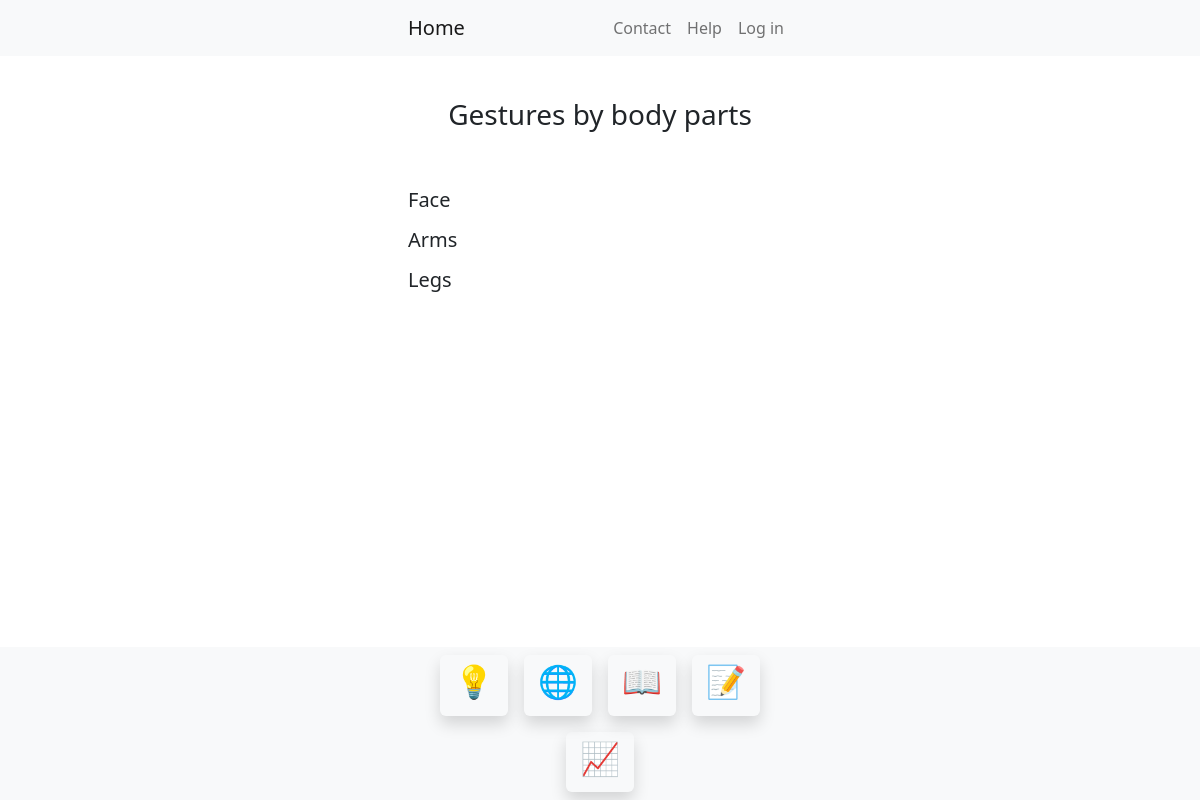
Before: /body_parts/ with the older database file.
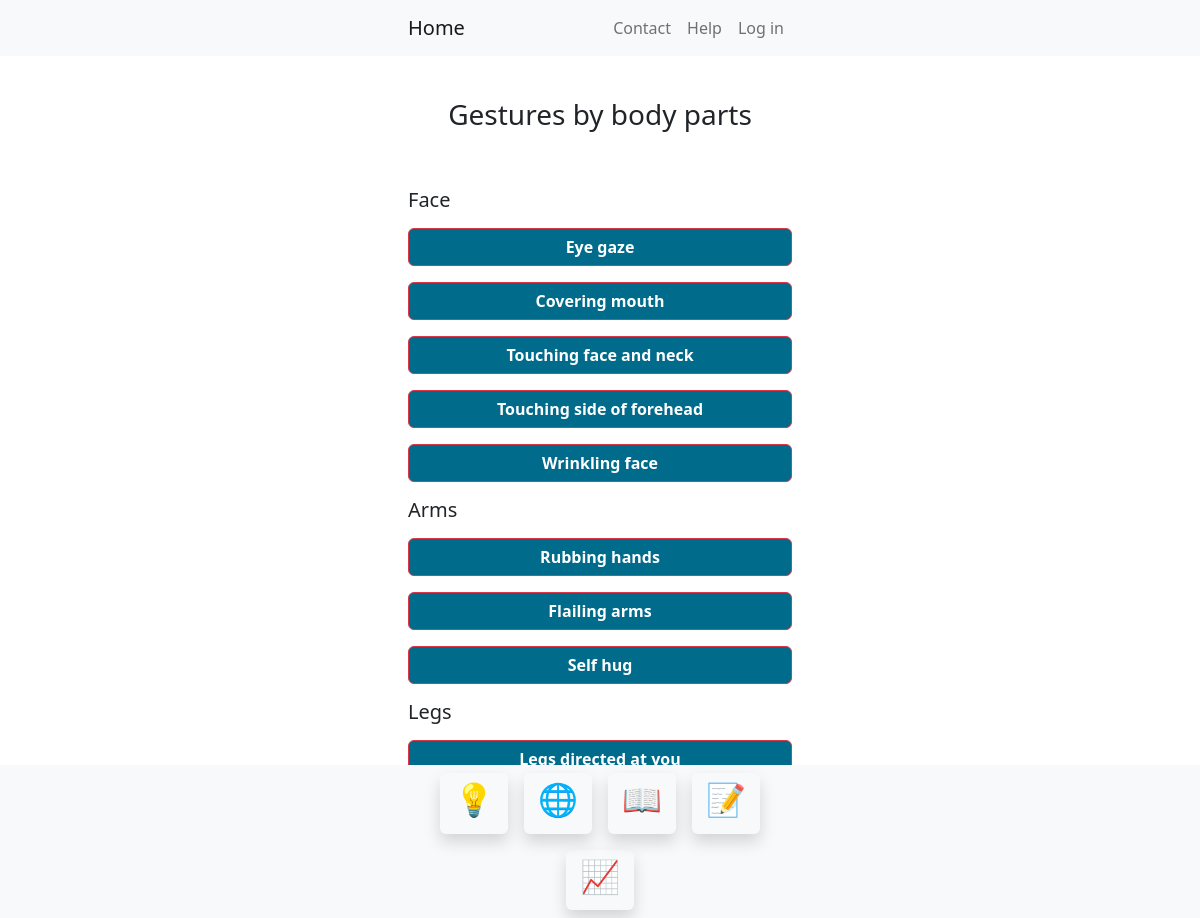
After: the same page with the newer database file.
### BodyLanguage/models.py (models this page shows, shortened)
class Gesture(models.Model):
    user = models.ForeignKey(User, on_delete=models.CASCADE)
    gesture = models.CharField(max_length=50)
    category = models.CharField(max_length=50)
    image = models.ImageField(upload_to="images/")
    meaning = models.ManyToManyField(Meaning)  # meaning of gesture
    context = models.ManyToManyField(Context, blank=True)  # optional context
    behaviour = models.ManyToManyField(Behaviour, blank=True)  # optional behaviour
    male = models.BooleanField()
    female = models.BooleanField()
    adult = models.BooleanField()
    child = models.BooleanField()

### BodyLanguage/views.py (the view)
# urls.py: path('body_parts/', body_parts, name="body_parts"),
def body_parts(request):
    face = Gesture.objects.filter(category="face").all()
    arms = Gesture.objects.filter(category="arms").all()
    legs = Gesture.objects.filter(category="legs").all()
    context = {"face": face, "arms": arms, "legs": legs}
    return render(request, "body_parts.html", context=context)

### templates/body_parts.html (shortened to what this page needs)
<!DOCTYPE html>
<html lang="en">
<head>
    {% include "dependencies.html" %}
</head>
<body>
{% include "navbar.html" %}
<div class="row justify-content-center mb-4" id="content">
    <div class="col-4 mb-4">
        <h3 class="my-5 text-center">Gestures by body parts</h3>
        <div class="d-grid gap-2-auto">
            <div>
                <h5 class="my-2">Face</h5>
                <div class="d-grid gap-2-auto">
                    {% for f in face %}
                        <button class="my-2 btn btn-danger text-white" style="background-color: #006b8b"
                                onclick="toggleGesture('{{ f.id }}')"><b>{{ f.gesture }}</b></button>
                    {% endfor %}
                </div>
            </div>
                    <div>
                <h5 class="my-2">Arms</h5>
                <div class="d-grid gap-2-auto">
                    {% for arm in arms %}
                        <button class="my-2 btn btn-danger text-white" style="background-color: #006b8b"
                                onclick="toggleGesture('{{ arm.id }}')"><b>{{ arm.gesture }}</b></button>
                    {% endfor %}
                </div>
            </div>
                    <div>
                <h5 class="my-2">Legs</h5>
                <div class="d-grid gap-2-auto">
                    {% for leg in legs %}
                        <button class="my-2 btn btn-danger text-white" style="background-color: #006b8b"
                                onclick="toggleGesture('{{ leg.id }}')"><b>{{ leg.gesture }}</b></button>
                    {% endfor %}
                </div>
            </div>
        </div>
    </div>
</div>
{% include "footer.html" %}
</body>
</html>

### templates/dependencies.html (shortened to what this page needs)
<link href="https://cdn.jsdelivr.net/npm/bootstrap@5.2.0/dist/css/bootstrap.min.css" rel="stylesheet">

### templates/navbar.html
<nav class="row justify-content-center navbar navbar-expand-lg navbar-light bg-light fixed-top">
    <div class="container-fluid col-4">
        <div class="navbar-header">
            <a class="navbar-brand" href="{% url "index" %}">Home</a>
        </div>
        <ul class="nav navbar-nav d-flex">
            <li class="nav-item"><a class="nav-link" href="{% url "contact" %}">Contact</a></li>
            <li class="nav-item"><a class="nav-link" href="{% url "help" %}">Help</a></li>
            {% if user.is_authenticated %}
                <li class="nav-item"><a class="nav-link" href="{% url "logout" %}">Log out</a></li>
                {% else %}
                    <li class="nav-item"><a class="nav-link" href="{% url "login" %}">Log in</a></li>
            {% endif %}
        </ul>
    </div>
</nav>

### templates/footer.html
<footer class="row justify-content-center bg-light fixed-bottom">
    <div class="col-4 bg-light">
        <div class="row justify-content-center">
            <a class="btn col-2 m-2 shadow" href="{% url "tips" %}"><h2>💡</h2></a>
            <a class="btn col-2 m-2 shadow" href="{% url "articles" %}"><h2>🌐</h2></a>
            <a class="btn col-2 m-2 shadow" href="{% url "categories" %}"><h2>📖</h2></a>
            <a class="btn col-2 m-2 shadow" href="{% url "quizzes" %}"><h2>📝</h2></a>
            <a class="btn col-2 m-2 shadow" href="{% url "progress" %}"><h2>📈</h2></a>
        </div>
    </div>
</footer>

### templates/dependencies.html (style rules this page uses)
html { height: 100%; }
html body { height: 100%; overflow: hidden; }
#content { position: absolute; top: 50px; bottom: 30px; right: 0; left: 0; overflow-y: auto; }

Changed rows visible on the page:
now on this page (row edited): Gesture: gesture "Eye gaze", shown under "Face"
added Gesture: gesture "Covering mouth", shown under "Face"
added Gesture: gesture "Touching face and neck", shown under "Face"
added Gesture: gesture "Touching side of forehead", shown under "Face"
added Gesture: gesture "Wrinkling face", shown under "Face"
added Gesture: gesture "Rubbing hands", shown under "Arms"
added Gesture: gesture "Flailing arms", shown under "Arms"
added Gesture: gesture "Self hug", shown under "Arms"
added Gesture: gesture "Legs directed at you", shown under "Legs"
